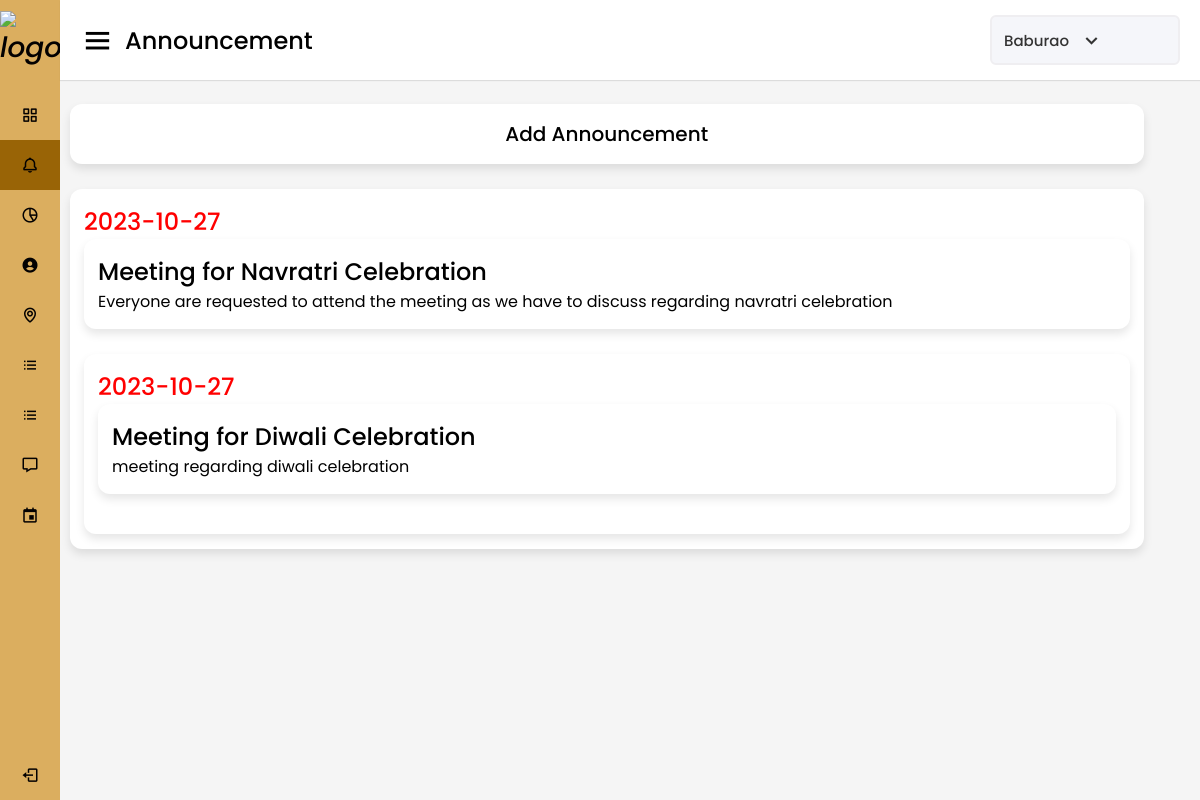
The page /admin/Announcement/admin_annou.php (signed in) on the database its author committed.
### tables this page shows
CREATE TABLE `announcement` (
  `announcement_id` int(11) NOT NULL,
  `announcement_subject` varchar(250) NOT NULL,
  `announcement_text` text NOT NULL,
  `announcement_status` int(1) NOT NULL,
  `created_at` date DEFAULT current_timestamp()
);

### admin/Announcement/connection.php (called while the page is built)
<?php
Class Connection
  {
    public PDO $pdo;
    public function __construct()
    {
            $this->pdo =new PDO('mysql:server=localhost;dbname=hms', 'root', '');
            $this->pdo->setAttribute(PDO::ATTR_ERRMODE, PDO::ERRMODE_EXCEPTION);
    }
    public function getannouncements()
    {
            $statement=$this->pdo->prepare("SELECT * FROM announcement ORDER BY created_at DESC");
            $statement->execute();
            return $statement->fetchAll(PDO::FETCH_ASSOC);
    }
}
return new Connection();

### admin/Announcement/admin_annou.php (the view, shortened to what this page needs)
<?php
  require_once("Connection.php");
  $connection = new Connection();
$announcements= $connection ->getannouncements();
?>
<!DOCTYPE html>
<html lang="en" dir="ltr">
<head>
    <link rel="stylesheet" href="admin_annou.css">
    <link href='https://unpkg.com/boxicons@2.0.7/css/boxicons.min.css' rel='stylesheet'>
</head>
<body>
    <div class="sidebar">
        <div class="logo-details">
            <i><img src="1.png" alt="logo" width="80px" height="80px"></i>
            <span class="logo_name">HMS</span>
        </div>
        <ul class="nav-links">
            <li>
                <a href="../Dashboard/admin.php">
                    <i class='bx bx-grid-alt'></i>
                    <span class="links_name">Dashboard</span>
                </a>
            </li>
            <li>
                <a href="admin_annou.php" class="active">
                    <i class='bx bx-bell'></i>
                    <span class="links_name">Announcement</span>
                </a>
            </li>
            <li>
                <a href="../Bill/index.php">
                    <i class='bx bx-pie-chart-alt-2'></i>
                    <span class="links_name">Maintainence Bill</span>
                </a>
            </li>
            <li>
                <a href="../Home_Services/home_ser.php">
                    <i class='bx bxs-user-circle'></i>
                    <span class="links_name">Home Services</span>
                </a>
            </li>
            <li>
                <a href="../Neighbourhood/admin_neigh.php">
                    <i class='bx bx-map'></i>
                    <span class="links_name">Neighbourhood</span>
                </a>
            </li>
            <li>
                <a href="../Members/index.php">
                    <i class='bx bx-list-ul'></i>
                    <span class="links_name">Members</span>
                </a>
            </li>
            <li>
                <a href="../Members/staff/index.php">
                    <i class='bx bx-list-ul'></i>
                    <span class="links_name">Staff</span>
                </a>
            </li>
            <li>
                <a href="https://discord.gg/ytmJWCjyHZ" target="_blank">
                    <i class='bx bx-message'></i>
                    <span class="links_name">Chat Box</span>
                </a>
            </li>
            <li>
                <a href="../Event_calender/admin_event.php">
                    <i class='bx bx-calendar-event'></i>
                    <span class="links_name">Events</span>
                </a>
            </li>
            <li class="log_out">
                <a href="../../logout.php">
                    <i class='bx bx-log-out'></i>
                    <span class="links_name">Log out</span>
                </a>
            </li>
        </ul>
    </div>
    <section class="home-section">
        <nav>
            <div class="sidebar-button">
                <i class='bx bx-menu sidebarBtn'></i>
                <span class="Announcement">Announcement</span>
            </div>
            <div class="profile-details">
                <span class="admin_name"><?php echo $_SESSION["username"]; ?></span>
                <i class='bx bx-chevron-down'></i>
            </div>
        </nav>
        <div class="home-content">
            <div class="content-box">
                <div class="day" id="add-day">
                    <a href="#modalDialog" class="add-announce" id="mbtn" >
                        <div class="add-announce-box">
                            Add Announcement
                        </div>
                    </a>
                </div><br>
                <?php foreach ($announcements as $announcement): ?>
                <div class="day">
                    <div class="title"><?php echo $announcement['created_at']?></div>
                    <div class="announce">
                        <div class="annou-title"><?php echo $announcement['announcement_subject']?></div>
                        <?php echo $announcement['announcement_text']?>
                    </div>
                    <br>
                <?php endforeach; ?>
            </div>
        </div>
    </div>
    </section>
    <link rel="stylesheet" href="style.css">
</body>
</html>

### admin/Announcement/admin_annou.css (style rules this page uses)
* { margin: 0; padding: 0; box-sizing: border-box; font-family: "Poppins", sans-serif; }
.sidebar { position: fixed; height: 100%; width: 240px; background: #dbae5f; transition: all 0.5s ease; }
.sidebar .logo-details { height: 80px; display: flex; align-items: center; }
.sidebar .logo-details i { font-size: 28px; font-weight: 500; color: rgb(3, 1, 1); min-width: 60px; text-align: center; }
.sidebar .logo-details .logo_name { color: rgb(3, 1, 1); font-size: 24px; font-weight: 500; }
.sidebar .nav-links { margin-top: 10px; }
.sidebar .nav-links li { position: relative; list-style: none; height: 50px; }
.sidebar .nav-links li a { height: 100%; width: 100%; display: flex; align-items: center; text-decoration: none; transition: all 0.4s ease; }
.sidebar .nav-links li a.active { background: #996406; }
.sidebar .nav-links li i { min-width: 60px; text-align: center; font-size: 18px; color: rgb(3, 1, 1); }
.sidebar .nav-links li a .links_name { color: rgb(3, 1, 1); font-size: 15px; font-weight: 400; white-space: nowrap; }
.sidebar .nav-links .log_out { position: absolute; bottom: 0; width: 100%; }
.home-section { position: relative; background: #f5f5f5; min-height: 100vh; width: calc(100% - 240px); left: 240px; transition: all 0.5s ease; }
.home-section nav { display: flex; justify-content: space-between; height: 80px; background: #fff; display: flex; align-items: center; position: fixed; width: calc(100% - 240px); left: 240px; z-index: 100; padding: 0 20px; box-shadow: 0 1px 1px rgba(0, 0, 0, 0.1); transition: all 0.5s ease; }
.home-section nav .sidebar-button { display: flex; align-items: center; font-size: 24px; font-weight: 500; }
nav .sidebar-button i { font-size: 35px; margin-right: 10px; }
.home-section nav .profile-details { display: flex; align-items: center; background: #f5f6fa; border: 2px solid #efeef1; border-radius: 6px; height: 50px; min-width: 190px; padding: 0 15px 0 2px; }
nav .profile-details .admin_name { font-size: 15px; font-weight: 500; color: #333; margin: 0 10px; white-space: nowrap; }
nav .profile-details i { font-size: 25px; color: #333; }
.home-section .home-content { position: relative; margin-left: 10px; padding-top: 104px; }
.home-content .content-box { display: flex-box; width: 95%; }
.home-content .content-box .day { border-radius: 12px; box-shadow: 0 5px 10px rgba(0, 0, 0, 0.1); background: #fff; padding: 15px 14px; }
.day .add-announce { text-decoration: none; color: black; font-size: 20px; font-weight: 500; }
.add-announce .add-announce-box { text-align: center; }
.day .title { font-size: 24px; font-weight: 500; color: #FF0000; }
.day .annou-title { font-size: 24px; font-weight: 500; }
.day .announce { border-radius: 12px; box-shadow: 0 5px 10px rgba(0, 0, 0, 0.1); background: #fff; padding: 15px 14px; transition: transform .5s; }
@media (max-width: 1240px) { .sidebar { width: 60px; } }
@media (max-width: 1240px) { .home-section { width: calc(100% - 60px); left: 60px; } }
@media (max-width: 1240px) { .home-section nav { width: calc(100% - 60px); left: 60px; } }

### rows shown on the page
announcement: created_at "2023-10-27", announcement_subject "Meeting for Navratri Celebration", announcement_text "Everyone are requested to attend the meeting as we have to discuss regarding navratri celebration"
announcement: created_at "2023-10-27", announcement_subject "Meeting for Diwali Celebration", announcement_text "meeting regarding diwali celebration"

### other values the page prints
$_SESSION["username"] "Baburao"
